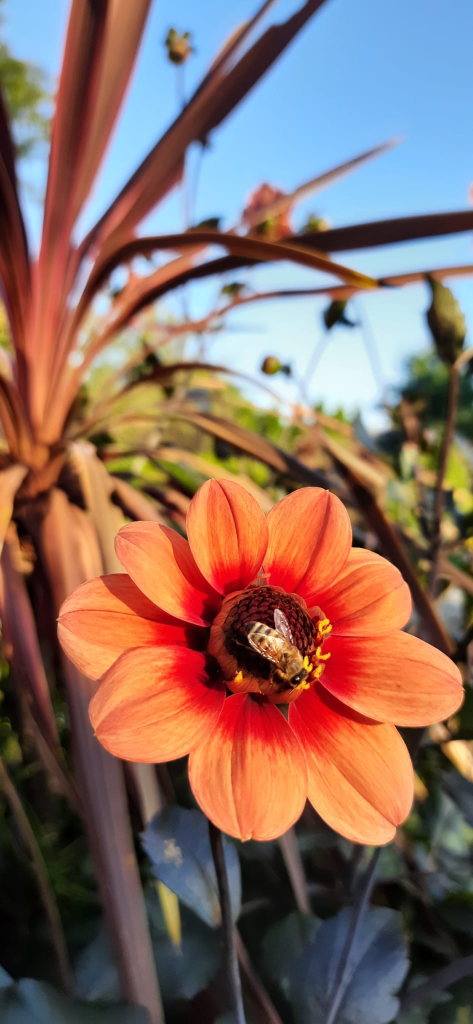
#> input picture UFV/578-AnalisedeImagenseVisaoComputacional/Docs/images/flower.jpeg, 946 x 2048 px, found by its file name (shown at 1/2 size)
$ jupyter execute --allow-errors ELT578_P4.ipynb
#> lines starting #> are read from the running program, lines starting #| are printed output that depends on the picture
<center>Universidade Federal de Viçosa</center>
<center>Coordenadoria de Educação Aberta e a Distância</center>
<center>Inteligência Artificial e Computacional</center>
<center>ELT578 - Análise de Imagens e Visão Computacional</center>

**<center>AULA PRÁTICA 4: Transformações Geométricas e Morfologicas, e Métricas de Qualidade de Imagem </center>**

*   **Transformações Geométricas:** translação, rotação, escalonamento, cisalhamento, reflexão e distorção (perspectiva).

*   **Transformações Morfológicas:** operações baseadas na forma (atuam principalmente sobre estruturas binárias).

*   **Métricas de Qualidade de Imagem:** construção de pequenas imagens e análise visual.

**1) Montando o Google Drive**

[cell 1]
from google.colab import drive
drive.mount('/content/drive')

**2) Importando bibliotecas**

[cell 2]
import numpy as np
import cv2
from google.colab.patches import cv2_imshow

**3) Transformações Geométricas**

* Translação: Move a imagem em uma direção específica, adicionando ou subtraindo uma quantidade fixa de pixels a todas as coordenadas dos pontos da imagem.
* Rotação: Gira a imagem em torno de um ponto específico, geralmente o centro da imagem, por um determinado ângulo.
* Escalonamento: Aumenta ou diminui o tamanho da imagem, alterando as distâncias entre os pontos dos eixos x e y por um fator de escala.
* Cisalhamento (Shear): Deforma a imagem alongando ou inclinando-a ao longo de um eixo, geralmente o eixo x ou y.
* Reflexão (Flip): Inverte a imagem horizontal ou verticalmente, produzindo um efeito de espelho.
* Projeção: Transformação que mapeia pontos tridimensionais em um plano bidimensional (em imagens 3D) ou mapeia pontos de uma imagem em uma superfície tridimensional (em reconstrução 3D).

[cell 3]
img = cv2.imread('/content/drive/MyDrive/ELT578/SEMANA_2/flower.jpeg')
#> img is the input picture: shape (2048, 946, 3); mean B, G, R 99.4, 108.3, 135.3
h, w = img.shape[:2]
#> h = 2048; w = 946
print(img.shape)
#| (2048, 946, 3)

# 1. Translação (deslocar imagem 100px para direita e 50px para baixo)
M_translation = np.float32([[1, 0, 100], [0, 1, 50]])
img_translation = cv2.warpAffine(img, M_translation, (w, h))
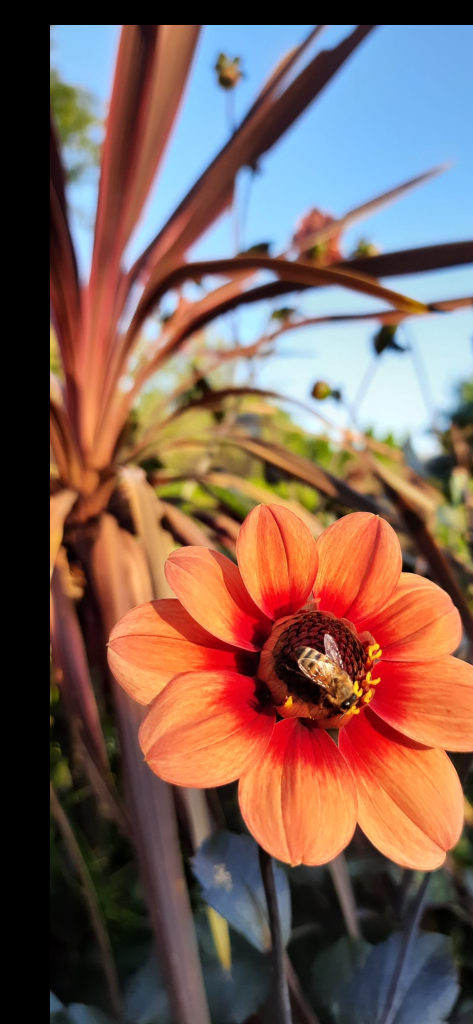
#> img_translation: shape (2048, 946, 3) (shown at 1/2 size); mean B, G, R 86.8, 95.6, 123.4

# 2. Rotação (rotacionar 45 graus em torno do centro)
center = (w // 2, h // 2)
#> center = (473, 1024)
M_rotation = cv2.getRotationMatrix2D(center, 45, 1)  # 45° e escala 1
img_rotation = cv2.warpAffine(img, M_rotation, (w, h))
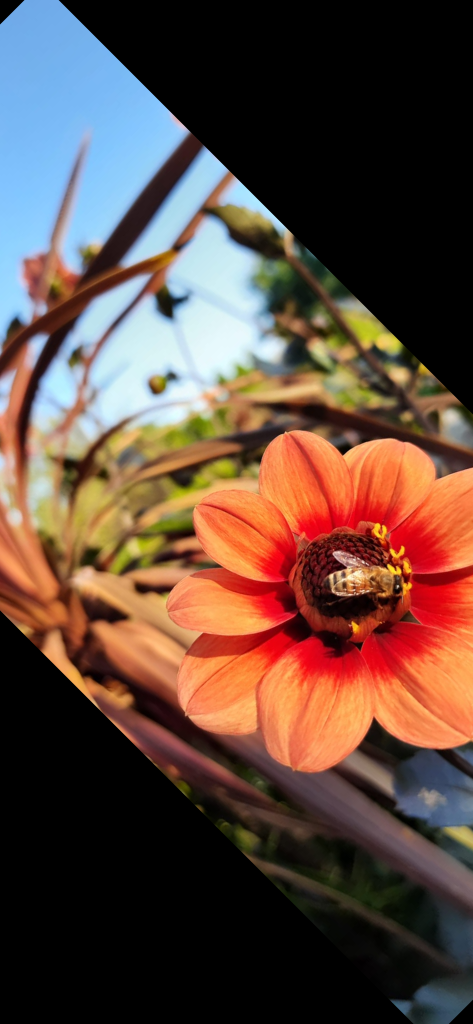
#> img_rotation: shape (2048, 946, 3) (shown at 1/2 size); mean B, G, R 62.7, 72.4, 95.5

# 3. Escalonamento (reduzir para 50%)
img_scaling = cv2.resize(img, None, fx=0.5, fy=0.5, interpolation=cv2.INTER_LINEAR)
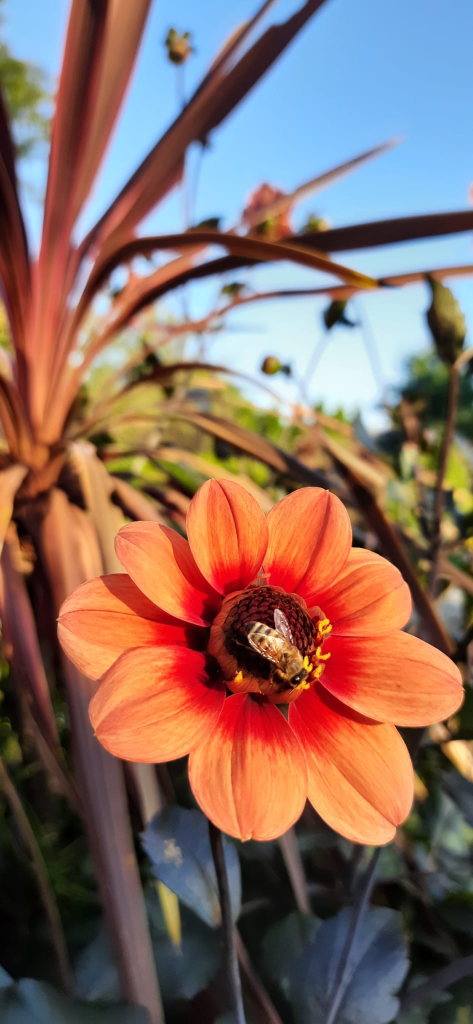
#> img_scaling: shape (1024, 473, 3); mean B, G, R 99.5, 108.4, 135.5

# 4. Cisalhamento (shear na horizontal)
M_shear = np.float32([[1, 0.5, 0], [0, 1, 0]])  # desloca colunas proporcionalmente às linhas
img_shear = cv2.warpAffine(img, M_shear, (w + int(0.5 * h), h))
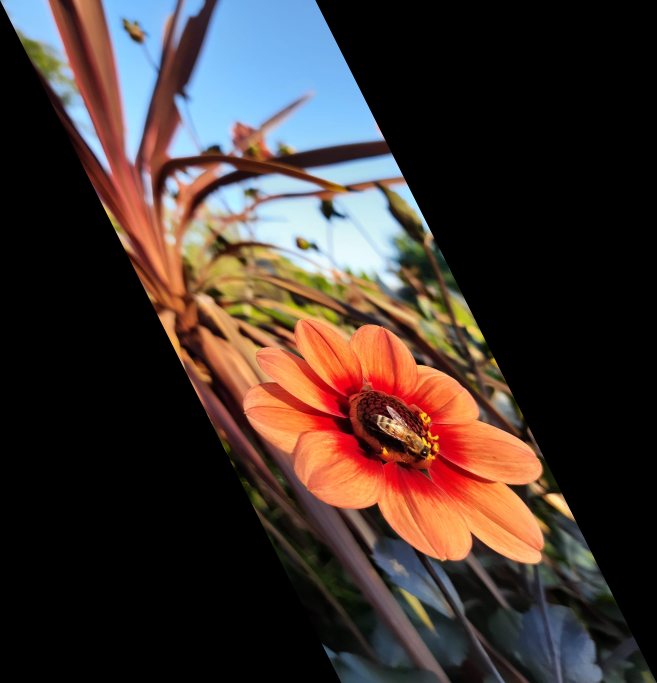
#> img_shear: shape (2048, 1970, 3) (shown at 1/3 size); mean B, G, R 47.8, 52.1, 65


# 5. Reflexão (espelhamento horizontal)
img_reflect = cv2.flip(img, 1)  # 1 = horizontal, 0 = vertical, -1 = ambos
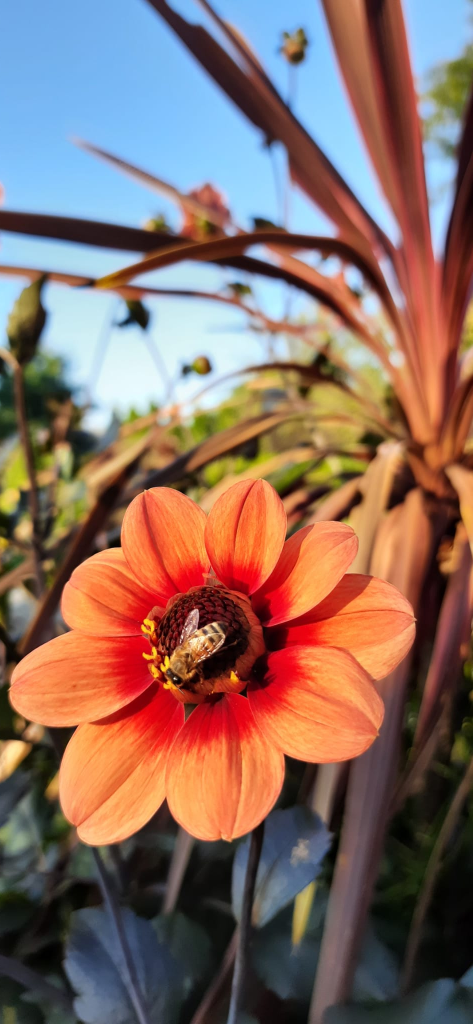
#> img_reflect: shape (2048, 946, 3) (shown at 1/2 size); mean B, G, R 99.4, 108.3, 135.3

cv2_imshow(img_reflect)
print(img_reflect.shape)
#| (2048, 946, 3)

$ run again, with UFV/578-AnalisedeImagenseVisaoComputacional/Docs/images/dog.jpeg copied over UFV/578-AnalisedeImagenseVisaoComputacional/Docs/images/flower.jpeg
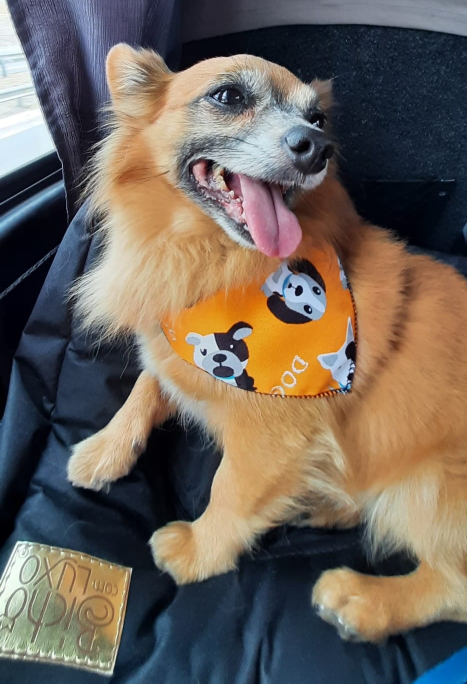
#> input picture UFV/578-AnalisedeImagenseVisaoComputacional/Docs/images/dog.jpeg, 934 x 1367 px, found by its file name (shown at 1/2 size)
#> img is the input picture: shape (1367, 934, 3); mean B, G, R 89.9, 99.5, 109.5
#| (1367, 934, 3)
#> `img_shear = cv2.warpAffine(img, M_shear, (w + int(0.5 * h), h))`:
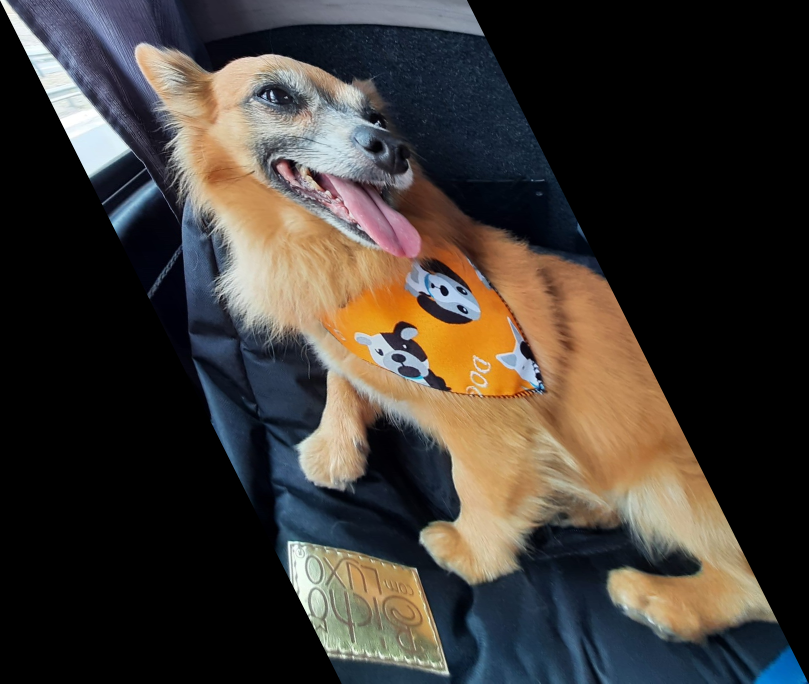
#> img_shear: shape (1367, 1617, 3) (shown at 1/2 size); mean B, G, R 52, 57.5, 63.3
#> `img_reflect = cv2.flip(img, 1)`:
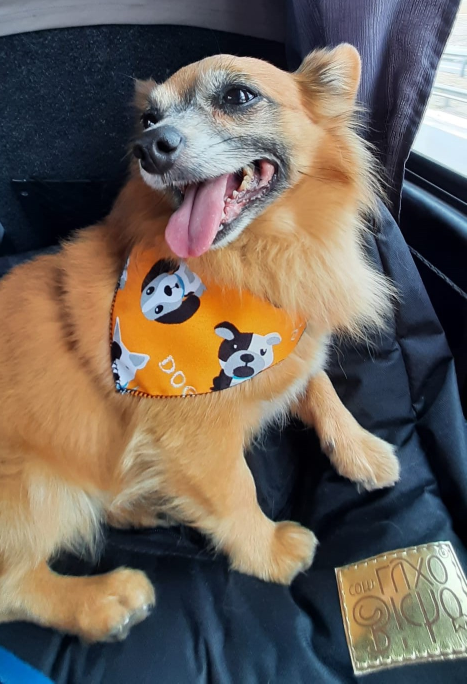
#> img_reflect: shape (1367, 934, 3) (shown at 1/2 size); mean B, G, R 89.9, 99.5, 109.5
#| (1367, 934, 3)
